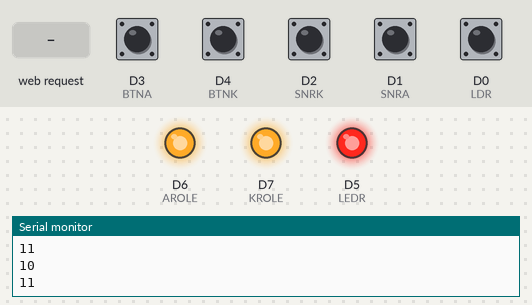
Bench run of a sketch on a simulated ESP8266 (NodeMCU). Shown: output pins drawn as LEDs (lit = HIGH), the last lines printed to the serial monitor. Inputs (shaded band) come from the test bench; at power-on: D0 (LDR), D1 (SNRA), D2 (SNRK), D3 (BTNA), D4 (BTNK) HIGH.

Above: at 1.2 s.
1.3 s: D3 (BTNA) pulled LOW for 0.15 s
At 1.8 s:
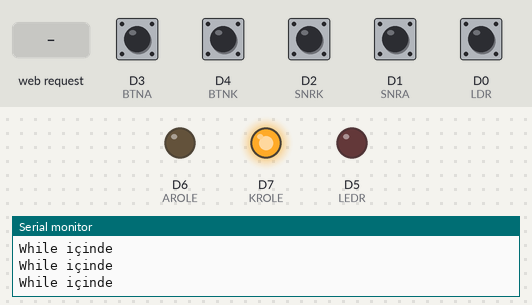
2.9 s: D4 (BTNK) pulled LOW for 0.15 s
At 3.4 s:
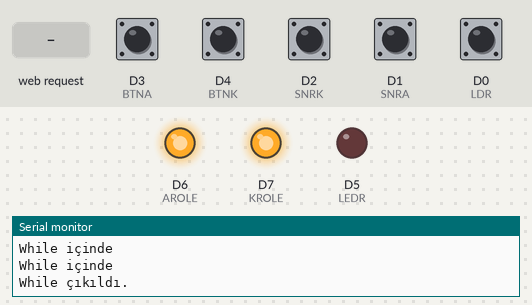
4.5 s: HTTP request GET /KAPIKAPAT received
At 4.8 s:
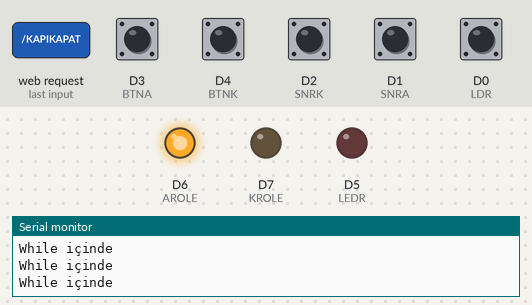
6.0 s: HTTP request GET /LEDKAPAT received
At 6.3 s:
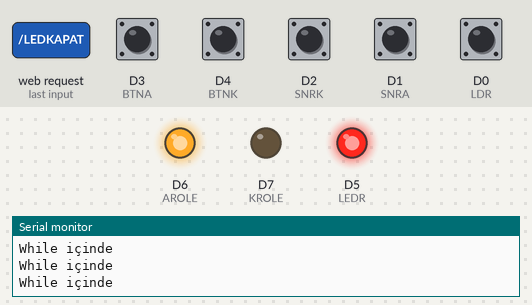
7.5 s: HTTP request GET /LEDAC received
At 7.9 s:
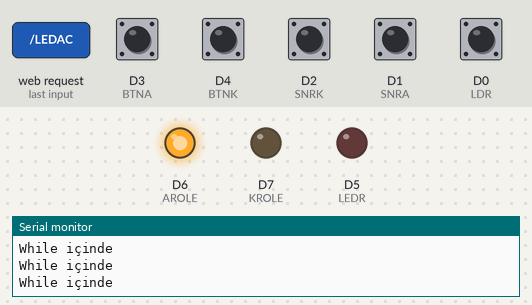
9.0 s: HTTP request GET /DUR received
At 9.7 s:
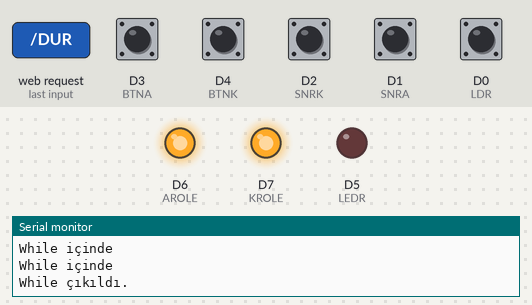
Timing chart, 0 to 11.5 s (numbered marks = the images above; inputs shaded):
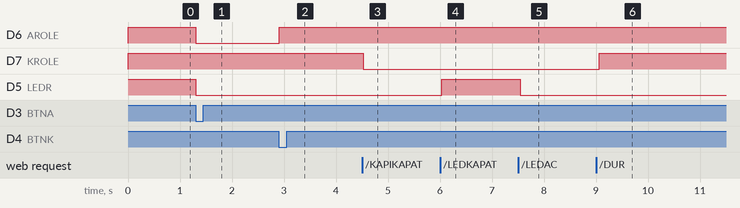

The sketch:

GARAJv6AP.ino
```cpp
/*

ESP8266 default olarak 192.168.4.1 alır.
Kendiniz IP atamak isterseniz setup kısmına "softAPConfig (local_ip, gateway, subnet)" komut satırını düzenleyip ekleyebilirsiniz.

ONUR YONTAR 2021


*/


#include <ArduinoOTA.h>
#include <ESP8266WiFi.h>

const char WiFiPassword[] = "12345678"; // wifi şifresini buradan değiştirebilirsiniz.
const char AP_NameChar[] = "GARAJ_KAPISI_AP" ; // Wifi adının buradan değiştirebilirsiniz.

WiFiServer server(80);

String header = "HTTP/1.1 200 OK\r\nContent-Type: text/html\r\n\r\n";
String html_1 = "<!DOCTYPE html><html><head><title>Garaj</title></head><body><div id='main'><h2>KAPI KONTROL</h2>";
String html_2 = "<form id='F1' action='KAPIAC'><input class='button' type='submit' style='text-align:center;font-size:200%;' value='KAPI AC' ></form><br>";
String html_3 = "<form id='F2' action='KAPIKAPAT'><input class='button' type='submit' style='text-align:center;font-size:200%;'  value='KAPI KAPAT' ></form><br>";
String html_4 = "<form id='F3' action='LEDAC'><input class='button' type='submit' style='text-align:center;font-size:200%;'  value='ISIK AC' ></form><br>";
String html_5 = "<form id='F4' action='LEDKAPAT'><input class='button' type='submit' style='text-align:center;font-size:200%;'  value='ISIK KAPAT' ></form><br>";
String html_6 = "<form id='F5' action='DUR'><input class='button' type='submit' style='text-align:center;font-size:300%;background-color:red;'  value='DUR' ></form><br>";
String html_7 = "</div></body></html>";

String request = "";


#define LEDR D5 // Projektör Rölesi
#define AROLE D6 // Kapıyı Aç röle
#define KROLE D7 // Kapıyı Kapatan Röle
#define BTNA D3 // Manuel Açma Buton
#define BTNK D4 // Manuel Kapatma Buton
#define SNRA D1 // Kapı Açılma Sınır Anahtarı
#define SNRK D2 // Kapı Kapanma Sınır Anahtarı
#define LDR D0 // LDR Modülünün Sinyal Girişi

#define SURE 40000
  int MAXSURE;
  String ADURUM="0";
  String KDURUM="0";
  unsigned long eskiZaman = 0;
  unsigned long yeniZaman;


void setup() {
  Serial.begin(9600);

   boolean conn = WiFi.softAP(AP_NameChar, WiFiPassword, 13);
   server.begin();
  pinMode(LEDR, OUTPUT);
  pinMode(AROLE, OUTPUT);
  pinMode(KROLE, OUTPUT);
  pinMode(BTNA, INPUT_PULLUP);
  pinMode(BTNK, INPUT_PULLUP);
  pinMode(SNRA, INPUT_PULLUP);
  pinMode(SNRK, INPUT_PULLUP);
  pinMode(LDR, INPUT_PULLUP);
  digitalWrite(LEDR, HIGH);
  digitalWrite(AROLE, HIGH);
  digitalWrite(KROLE, HIGH);

   ArduinoOTA.onStart([]() {
    String type;
    if (ArduinoOTA.getCommand() == U_FLASH) {
      type = "sketch";
    } else { // U_FS
      type = "filesystem";
    }

    // NOT: FS kullandıysanız FS.end()komutu ile dosyayı kapatmalısınız
    Serial.println("Start updating " + type);
  });
  ArduinoOTA.onEnd([]() {
    Serial.println("\nEnd");
  });
  ArduinoOTA.onProgress([](unsigned int progress, unsigned int total) {
    Serial.printf("Progress: %u%%\r", (progress / (total / 100)));
  });
  ArduinoOTA.onError([](ota_error_t error) {
    Serial.printf("Hata[%u]: ", error);
    if (error == OTA_AUTH_ERROR) {
      Serial.println("Yetki Hatası");
    } else if (error == OTA_BEGIN_ERROR) {
      Serial.println("Baslatma Basarisiz");
    } else if (error == OTA_CONNECT_ERROR) {
      Serial.println("Baglanti Basarisiz");
    } else if (error == OTA_RECEIVE_ERROR) {
      Serial.println("Veri Alinamadi");
    } else if (error == OTA_END_ERROR) {
      Serial.println("Sonlandirma Basarisiz");
    }
  });
  ArduinoOTA.begin();//OTA'yi başlatıyor
  Serial.println("Sistem Hazir");
  Serial.print("IP Adresiniz: ");
  Serial.println(WiFi.localIP());


}


void loop() {
  ArduinoOTA.handle();
  websw();
  yeniZaman = millis();

  if (digitalRead(BTNA) == LOW && digitalRead(BTNK) == HIGH ){
    ADURUM= "1";
    KDURUM= "0";
    digitalWrite(AROLE, LOW);
    digitalWrite(KROLE, HIGH);

     Serial.println("1");
     if(digitalRead(LDR) == HIGH){
      digitalWrite(LEDR, LOW);
     }

     eskiZaman = yeniZaman;
     while((digitalRead(SNRA) == !LOW) && (ADURUM != "0") && (!((yeniZaman - eskiZaman) > (SURE))) && (digitalRead(BTNK) == !LOW)  ){
     yeniZaman = millis();
     websw();
     delay(50);
     Serial.println("While içinde");
      }
     Serial.println("While çıkıldı.");
     ADURUM= "0";
     digitalWrite(AROLE, HIGH);
     delay(1000);
  }

  else if (digitalRead(BTNK) == LOW && digitalRead(BTNA) == HIGH && digitalRead(SNRK) !=LOW){
    ADURUM= "0";
    KDURUM= "1";
    digitalWrite(AROLE, HIGH);
    digitalWrite(KROLE, LOW);
    Serial.println("3");
    eskiZaman = yeniZaman;
     while((digitalRead(SNRK) == !LOW) && (KDURUM != "0") && (!((yeniZaman - eskiZaman) > (SURE)))&& (digitalRead(BTNA) == !LOW)  ){
     yeniZaman = millis();
     websw();
     delay(50);
     Serial.println("While içinde");
      }
     Serial.println("While çıkıldı.");
     KDURUM= "0";
     digitalWrite(KROLE, HIGH);
     delay(1000);

  }

    if (digitalRead(SNRA) == LOW ){
      digitalWrite(AROLE, HIGH);
      ADURUM = "0";
      delay(100);
      Serial.println("4");
    }

    else if (digitalRead(SNRK) == LOW ){
      digitalWrite(KROLE, HIGH);
      KDURUM = "0";
      eskiZaman = yeniZaman;
      delay(100);
      Serial.println("5");
    }


          if (digitalRead(SNRK) == LOW && digitalRead(BTNK) == LOW ){
            if(digitalRead(LEDR) == LOW){
          digitalWrite(LEDR, HIGH);
          Serial.println("6");
            }
            else if (digitalRead(LEDR) == HIGH){
          digitalWrite(LEDR, LOW);
          Serial.println("7");
            }
          }


       if (ADURUM == "1"){
        digitalWrite(AROLE, LOW);
        digitalWrite(KROLE, HIGH);
        Serial.println("8");
         if(digitalRead(LDR) == HIGH)
            digitalWrite(LEDR, LOW);
        eskiZaman = yeniZaman;
         while((digitalRead(SNRA) == !LOW) && (ADURUM != "0") && (!((yeniZaman - eskiZaman) > (SURE)))&& (digitalRead(BTNK) == !LOW)  ){
         yeniZaman = millis();
         websw();
         delay(50);

         Serial.println("While içinde");
          }
         Serial.println("While çıkıldı.");
         ADURUM= "0";
         digitalWrite(AROLE, HIGH);
         delay(1000);
       }
       else if (KDURUM == "1"){
        digitalWrite(AROLE, HIGH);
        digitalWrite(KROLE, LOW);
        Serial.println("9");
        eskiZaman = yeniZaman;
         while((digitalRead(SNRK) == !LOW) && (KDURUM != "0") && (!((yeniZaman - eskiZaman) > (SURE)))&& (digitalRead(BTNA) == !LOW)  ){
         yeniZaman = millis();
         websw();
         delay(50);
         Serial.println("While içinde");
          }
         Serial.println("While çıkıldı.");
         KDURUM= "0";
         digitalWrite(KROLE, HIGH);
         delay(1000);
       }
        if (ADURUM == "0"){
        digitalWrite(AROLE, HIGH);
        Serial.println("10");
       }
        if (KDURUM == "0"){
        digitalWrite(KROLE, HIGH);
        Serial.println("11");
       }


       if (yeniZaman - eskiZaman >300000){
      digitalWrite(LEDR, HIGH);
      }
      delay(100);
}

void websw(){
  WiFiClient client = server.available();
    if (!client)  {  return;  }

    // Read the first line of the request
    request = client.readStringUntil('\r');

    if       ( request.indexOf("KAPIAC") > 0 )  { ADURUM="1";  }
    else if  ( request.indexOf("KAPIKAPAT") > 0 ) { KDURUM="1";   }
    else if  ( request.indexOf("LEDAC") > 0 ) { digitalWrite(LEDR, LOW);   }
    else if  ( request.indexOf("LEDKAPAT") > 0 ) { digitalWrite(LEDR, HIGH);   }
    else if  ( request.indexOf("DUR") > 0 ) { ADURUM="0",KDURUM="0" ;   }
    client.flush();

    client.print( header );
    client.print( html_1 );
    client.print( html_2 );
    client.print( html_3 );
    client.print( html_4);
    client.print( html_5);
    client.print( html_6);
    client.print( html_7);

    delay(5);
}
```

Measured:
- after the input at 1.3 s, D6 (AROLE), D5 (LEDR): HIGH → LOW at once
- after the input at 2.9 s, D6 (AROLE): LOW → HIGH at once
- after the input at 4.5 s, D7 (KROLE): HIGH → LOW at once
- after the input at 6.0 s, D5 (LEDR): LOW → HIGH at once
- after the input at 7.5 s, D5 (LEDR): HIGH → LOW at once
- after the input at 9.0 s, D7 (KROLE): LOW → HIGH after 0.06 s
